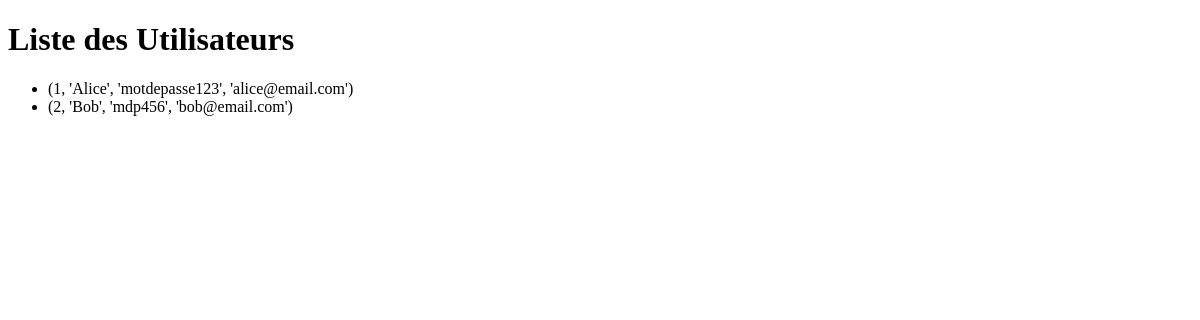
Before: / with the older database file.
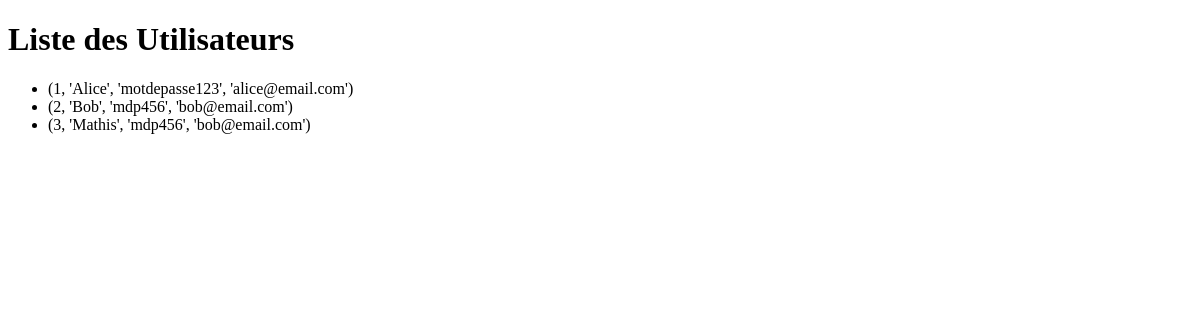
After: the same page with the newer database file.
### tables this page shows
CREATE TABLE Utilisateurs (
                id_utilisateur INTEGER PRIMARY KEY,
                nom_utilisateur TEXT NOT NULL,
                mot_de_passe TEXT NOT NULL,
                email TEXT NOT NULL
            );

### Vin_de_Vincent.py (the view)
@app.route('/')
def accueil():
    conn = sqlite3.connect('ma_base_de_donnees.db')
    c = conn.cursor()
    c.execute("SELECT * FROM Utilisateurs")
    utilisateurs = c.fetchall()
    conn.close()
    return render_template('accueil.html', utilisateurs=utilisateurs)

### templates/accueil.html (shortened to what this page needs)
<!DOCTYPE html>
<html>
<head>
</head>
<body>
    <h1>Liste des Utilisateurs</h1>
    <ul>
        {% for utilisateur in utilisateurs %}
            <li>{{ utilisateur }}</li>
        {% endfor %}
    </ul>
</body>
</html>

Changed rows visible on the page:
added Utilisateurs: utilisateur "(3, 'Mathis', 'mdp456', 'bob@email.com')"
